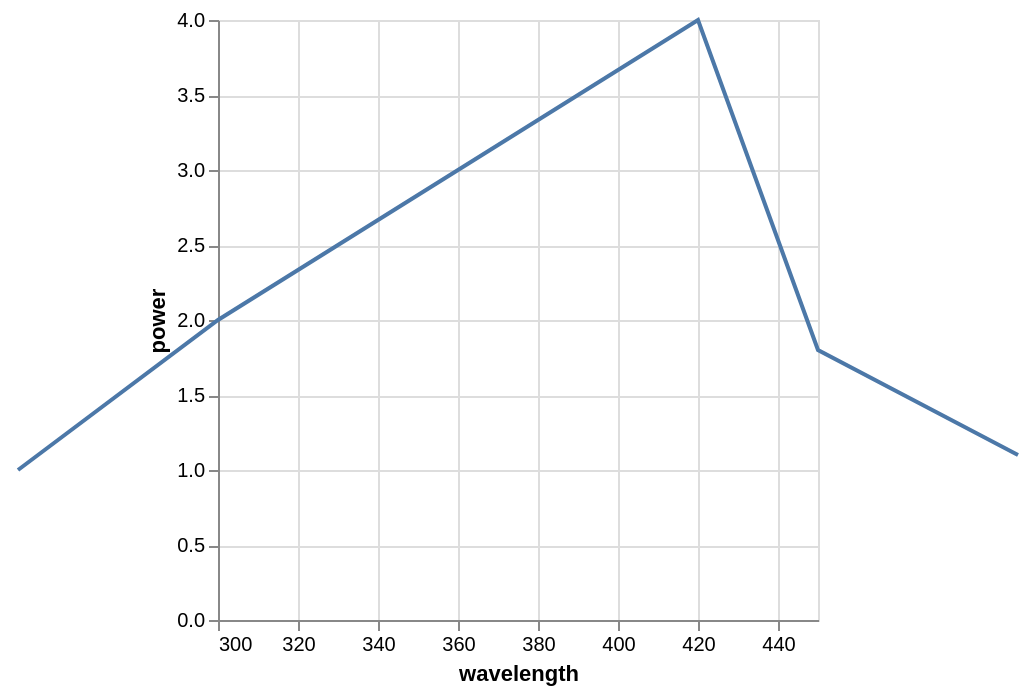

Specify this chart in Vega-Lite:
### Vega specification from a JSON file in a GitHub repository (floating-point values rounded to 4 significant figures)
{"$schema": "https://vega.github.io/schema/vega/v5.json", "background": "white", "padding": 5, "width": 300, "height": 300, "style": "cell", "data": [{"name": "source_0", "values": [{"wavelength": 250, "power": 1}, {"wavelength": 300, "power": 2}, {"wavelength": 420, "power": 4}, {"wavelength": 450, "power": 1.8}, {"wavelength": 500, "power": 1.1}]}, {"name": "data_0", "source": "source_0", "transform": [{"type": "formula", "expr": "toNumber(datum[\"wavelength\"])", "as": "wavelength"}]}], "marks": [{"name": "marks", "type": "line", "style": ["line"], "sort": {"field": "x"}, "from": {"data": "data_0"}, "encode": {"update": {"stroke": {"value": "#4c78a8"}, "description": {"signal": "\"wavelength: \" + (format(datum[\"wavelength\"], \"\")) + \"; power: \" + (format(datum[\"power\"], \"\"))"}, "x": {"scale": "x", "field": "wavelength"}, "y": {"scale": "y", "field": "power"}, "defined": {"signal": "isValid(datum[\"wavelength\"]) && isFinite(+datum[\"wavelength\"]) && isValid(datum[\"power\"]) && isFinite(+datum[\"power\"])"}}}}], "scales": [{"name": "x", "type": "linear", "domain": [300, 450], "range": [0, {"signal": "width"}], "zero": false}, {"name": "y", "type": "linear", "domain": {"data": "data_0", "field": "power"}, "range": [{"signal": "height"}, 0], "nice": true, "zero": true}], "axes": [{"scale": "x", "orient": "bottom", "gridScale": "y", "grid": true, "tickCount": {"signal": "ceil(width/40)"}, "domain": false, "labels": false, "aria": false, "maxExtent": 0, "minExtent": 0, "ticks": false, "zindex": 0}, {"scale": "y", "orient": "left", "gridScale": "x", "grid": true, "tickCount": {"signal": "ceil(height/40)"}, "domain": false, "labels": false, "aria": false, "maxExtent": 0, "minExtent": 0, "ticks": false, "zindex": 0}, {"scale": "x", "orient": "bottom", "grid": false, "title": "wavelength", "labelFlush": true, "labelOverlap": true, "tickCount": {"signal": "ceil(width/40)"}, "zindex": 0}, {"scale": "y", "orient": "left", "grid": false, "title": "power", "labelOverlap": true, "tickCount": {"signal": "ceil(height/40)"}, "zindex": 0}]}
